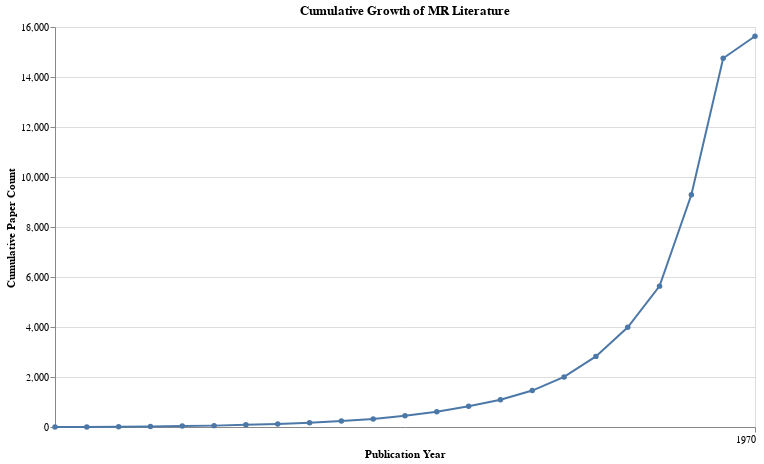

Notebook source saved alongside this figure:
### Code cell
# ---- Create cumulative line chart ----
cumulative_chart = (
    alt.Chart(pub_year_data_cumulative)
    .mark_line(point=True, strokeWidth=2)
    .encode(
        x=alt.X(
            "year:T", title="Publication Year", axis=alt.Axis(format="%Y")
        ),
        y=alt.Y("cumulative_count:Q", title="Cumulative Paper Count"),
        tooltip=[
            alt.Tooltip("year:T", title="Year", format="%Y"),
            alt.Tooltip("cumulative_count:Q", title="Cumulative Papers"),
        ],
    )
    .properties(
        width=700,
        height=400,
        title="Cumulative Growth of MR Literature",
    )
)

cumulative_chart

### Figure 1 — Vega-Lite specification as saved in the notebook (floating-point values rounded to 4 significant figures)
{"config": {"view": {"continuousWidth": 300, "continuousHeight": 300}}, "data": {"name": "data-9b4c3c9bc38e9781a1563b3ad3e5f21e"}, "mark": {"type": "line", "point": true, "strokeWidth": 2}, "encoding": {"tooltip": [{"field": "year", "format": "%Y", "title": "Year", "type": "temporal"}, {"field": "cumulative_count", "title": "Cumulative Papers", "type": "quantitative"}], "x": {"axis": {"format": "%Y"}, "field": "year", "title": "Publication Year", "type": "temporal"}, "y": {"field": "cumulative_count", "title": "Cumulative Paper Count", "type": "quantitative"}}, "height": 400, "title": "Cumulative Growth of MR Literature", "width": 700, "$schema": "https://vega.github.io/schema/vega-lite/v6.1.0.json", "datasets": {"data-9b4c3c9bc38e9781a1563b3ad3e5f21e": [{"year": 2003, "paper_count": 2, "cumulative_count": 2}, {"year": 2004, "paper_count": 1, "cumulative_count": 3}, {"year": 2005, "paper_count": 11, "cumulative_count": 14}, {"year": 2006, "paper_count": 8, "cumulative_count": 22}, {"year": 2007, "paper_count": 16, "cumulative_count": 38}, {"year": 2008, "paper_count": 17, "cumulative_count": 55}, {"year": 2009, "paper_count": 35, "cumulative_count": 90}, {"year": 2010, "paper_count": 34, "cumulative_count": 124}, {"year": 2011, "paper_count": 49, "cumulative_count": 173}, {"year": 2012, "paper_count": 66, "cumulative_count": 239}, {"year": 2013, "paper_count": 78, "cumulative_count": 317}, {"year": 2014, "paper_count": 137, "cumulative_count": 454}, {"year": 2015, "paper_count": 153, "cumulative_count": 607}, {"year": 2016, "paper_count": 221, "cumulative_count": 828}, {"year": 2017, "paper_count": 260, "cumulative_count": 1088}, {"year": 2018, "paper_count": 369, "cumulative_count": 1457}, {"year": 2019, "paper_count": 545, "cumulative_count": 2002}, {"year": 2020, "paper_count": 823, "cumulative_count": 2825}, {"year": 2021, "paper_count": 1161, "cumulative_count": 3986}, {"year": 2022, "paper_count": 1649, "cumulative_count": 5635}, {"year": 2023, "paper_count": 3653, "cumulative_count": 9288}, {"year": 2024, "paper_count": 5462, "cumulative_count": 14750}, {"year": 2025, "paper_count": 878, "cumulative_count": 15628}]}}
